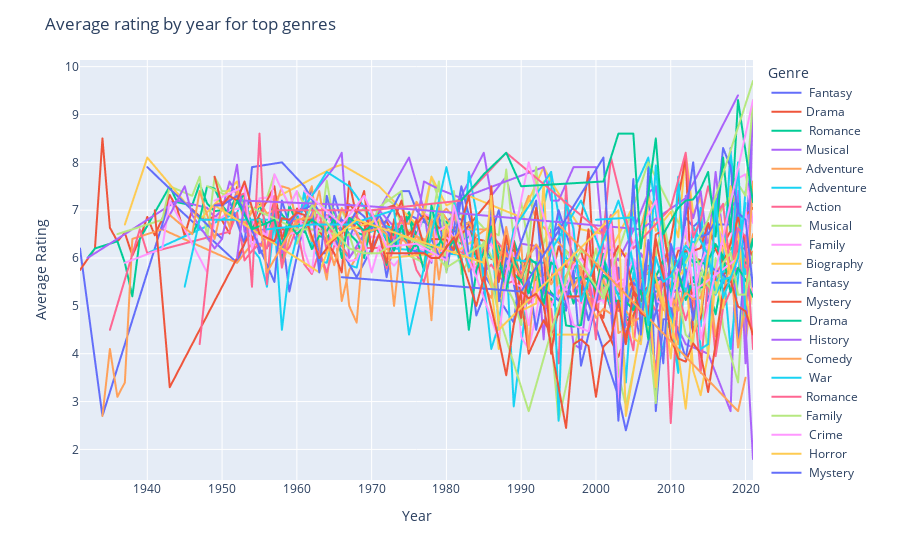

Here is the notebook cell this chart was saved with:
### Code cell
# Group data by year and calculate the average rating
avg_rating_by_year = data.groupby(['Year' ,'Genre',])['Rating'].mean().reset_index()
#get the top 10 genres
top_genres = data['Genre'].value_counts().head(10).index
# filter the data to include only the top3 genres
average_rating_by_year = avg_rating_by_year[avg_rating_by_year['Genre'].isin(top_genres)]
#Create the line plot with plotly express
fig =px.line(avg_rating_by_year , x= 'Year' ,y ='Rating',color = 'Genre')

#updating the details into chart like title and hue
fig.update_layout(title='Average rating by year for top genres', xaxis_title='Year',yaxis_title='Average Rating')

# show the plot
fig.show()

### Figure 1 — Plotly figure (JSON) as saved in the notebook; plotly's stock layout.template omitted (floating-point values rounded to 4 significant figures)
{"data": [{"hovertemplate": "Genre= Fantasy<br>Year=%{x}<br>Rating=%{y}<extra></extra>", "legendgroup": " Fantasy", "line": {"color": "#636efa", "dash": "solid"}, "marker": {"symbol": "circle"}, "mode": "lines", "name": " Fantasy", "showlegend": true, "type": "scattergl", "x": [1931, 1934, 1943, 1952, 1954, 1955, 1958, 1959, 1962, 1963, 1964, 1965, 1966, 1967, 1968, 1971, 1972, 1973, 1974, 1975, 1979, 1981, 1983, 1985, 1989, 1990, 1992, 1993, 1994, 1995, 1996, 1997, 1999, 2000, 2001, 2002, 2003, 2004, 2005, 2006, 2007, 2008, 2009, 2010, 2011, 2012, 2013, 2014, 2015, 2016, 2017, 2018, 2019, 2020, 2021], "xaxis": "x", "y": [6.2, 2.7, 7.2, 5.9, 6.7, 6.1, 6.5, 5.3, 7.5, 6.1, 6.1, 7.3, 6.767, 6.4, 6.8, 6.6, 5.6, 6.35, 6.4, 6.9, 6.6, 6.9, 6.7, 5.667, 4.65, 5.86, 6.25, 5.55, 6.5, 6.65, 4.9, 6, 4.7, 5.3, 5.533, 4.933, 5.8, 4.36, 5.05, 4.2, 7.9, 2.8, 4.72, 4.725, 5.45, 6.85, 6.65, 6.8, 5.1, 5.62, 5.475, 8.3, 4.15, 6.1, 9.1], "yaxis": "y"}, {"hovertemplate": "Genre=Drama<br>Year=%{x}<br>Rating=%{y}<extra></extra>", "legendgroup": "Drama", "line": {"color": "#EF553B", "dash": "solid"}, "marker": {"symbol": "circle"}, "mode": "lines", "name": "Drama", "showlegend": true, "type": "scattergl", "x": [1931, 1933, 1934, 1935, 1936, 1937, 1938, 1939, 1940, 1941, 1942, 1943, 1944, 1945, 1946, 1947, 1948, 1949, 1950, 1951, 1952, 1953, 1954, 1955, 1956, 1957, 1958, 1959, 1960, 1961, 1962, 1963, 1964, 1965, 1966, 1967, 1968, 1969, 1970, 1971, 1972, 1973, 1974, 1975, 1976, 1977, 1978, 1979, 1980, 1981, 1982, 1983, 1984, 1985, 1986, 1987, 1988, 1989, 1990, 1991, 1992, 1993, 1994, 1995, 1996, 1997, 1998, 1999, 2000, 2001, 2002, 2003, 2004, 2005, 2006, 2007, 2008, 2009, 2010, 2011, 2012, 2013, 2014, 2015, 2016, 2017, 2018, 2019, 2020, 2021], "xaxis": "x", "y": [5.75, 6.2, 8.5, 6.633, 6.35, 6.525, 6.05, 6.4, 6.86, 6.475, 6.82, 7.317, 7.033, 6.467, 7.02, 6.867, 6.8, 6.875, 6.786, 6.513, 7.489, 7.11, 6.371, 6.825, 6.6, 7.213, 6.6, 6.57, 7.033, 7.009, 6.755, 6.542, 6.894, 6.794, 6.525, 6.765, 6.635, 6.59, 6.9, 6.75, 6.763, 6.475, 6.777, 6.514, 6.495, 6.895, 6.825, 6.458, 6.226, 6.621, 6.704, 6.565, 6.4, 6.362, 5.983, 5.933, 6.319, 6.16, 5.55, 6.181, 5.442, 5.356, 5.543, 6.244, 5.811, 5.874, 6.153, 5.513, 5.872, 5.488, 5.296, 5.507, 5.243, 5.596, 5.391, 5.836, 5.448, 5.45, 5.394, 5.76, 6.135, 6.033, 5.948, 6.073, 6.189, 6.251, 6.576, 6.551, 6.891, 7.046], "yaxis": "y"}, {"hovertemplate": "Genre= Romance<br>Year=%{x}<br>Rating=%{y}<extra></extra>", "legendgroup": " Romance", "line": {"color": "#00cc96", "dash": "solid"}, "marker": {"symbol": "circle"}, "mode": "lines", "name": " Romance", "showlegend": true, "type": "scattergl", "x": [1932, 1933, 1936, 1937, 1938, 1939, 1943, 1944, 1946, 1947, 1948, 1949, 1950, 1951, 1952, 1953, 1954, 1955, 1956, 1957, 1958, 1959, 1960, 1961, 1962, 1963, 1964, 1965, 1966, 1967, 1968, 1969, 1970, 1971, 1972, 1973, 1974, 1975, 1976, 1977, 1978, 1979, 1980, 1981, 1982, 1983, 1984, 1985, 1986, 1987, 1988, 1989, 1990, 1991, 1992, 1993, 1994, 1995, 1996, 1997, 1998, 1999, 2000, 2001, 2002, 2003, 2004, 2005, 2006, 2007, 2008, 2009, 2010, 2011, 2012, 2013, 2014, 2015, 2016, 2017, 2018, 2019, 2020, 2021], "xaxis": "x", "y": [6, 6.2, 6.35, 5.9, 5.2, 6.4, 7.5, 7.167, 7.1, 7.55, 7.14, 6.98, 7, 6.96, 7.35, 7.1, 6.629, 7.114, 6.66, 7.127, 6.911, 6.72, 6.875, 6.537, 6.845, 6.545, 6.82, 6.967, 6.572, 6.729, 6.536, 6.471, 6.86, 6.721, 6.364, 6.75, 6.656, 6.96, 6.467, 6.867, 6.78, 6.793, 6.755, 6.553, 6.636, 6.585, 6.162, 6.217, 6.287, 6.25, 5.483, 6.375, 5.89, 5.721, 5.607, 5.052, 5.156, 4.818, 5.58, 5.05, 5.616, 5.032, 5.181, 5.454, 4.929, 5.489, 4.678, 4.79, 5.015, 5.182, 5.304, 5.2, 5.416, 5.544, 5.252, 5.6, 5.383, 5.411, 4.824, 5.709, 5.831, 6.168, 5.791, 6.336], "yaxis": "y"}, {"hovertemplate": "Genre=Musical<br>Year=%{x}<br>Rating=%{y}<extra></extra>", "legendgroup": "Musical", "line": {"color": "#ab63fa", "dash": "solid"}, "marker": {"symbol": "circle"}, "mode": "lines", "name": "Musical", "showlegend": true, "type": "scattergl", "x": [1932, 1944, 1948, 1949, 1950, 1951, 1954, 1955, 1957, 1958, 1959, 1960, 1962, 1964, 1965, 1966, 1967, 1969, 1970, 1971, 1975, 1977, 1978, 1979, 1980, 1981, 1985, 1986, 1988, 1990, 1992, 1993, 1994, 1995, 1996, 1997, 1998, 1999, 2000, 2001, 2002, 2003, 2004, 2005, 2006, 2012, 2015, 2018, 2019, 2021], "xaxis": "x", "y": [6, 7.2, 7.05, 6.85, 7, 7.6, 6.75, 6.2, 7, 6.467, 6.767, 6.3, 6.933, 6.85, 7.025, 6.5, 6.8, 6.2, 7, 7, 8.1, 7, 5.9, 7.1, 6.45, 7, 8.2, 7.3, 7.7, 6.3, 6.25, 4.3, 6.6, 5.1, 5.4, 4.2, 4.1, 5.5, 5.05, 6, 4.925, 2.9, 4.787, 4.7, 6.1, 4.2, 4, 2.8, 7.4, 1.8], "yaxis": "y"}, {"hovertemplate": "Genre=Adventure<br>Year=%{x}<br>Rating=%{y}<extra></extra>", "legendgroup": "Adventure", "line": {"color": "#FFA15A", "dash": "solid"}, "marker": {"symbol": "circle"}, "mode": "lines", "name": "Adventure", "showlegend": true, "type": "scattergl", "x": [1934, 1935, 1936, 1937, 1938, 1942, 1952, 1954, 1956, 1957, 1958, 1959, 1962, 1963, 1964, 1965, 1966, 1967, 1971, 1972, 1977, 1978, 1979, 1981, 1986, 1987, 1988, 1991, 1992, 1997, 1998, 2000, 2001, 2002, 2003, 2005, 2006, 2007, 2009, 2010, 2011, 2012, 2013, 2014, 2015, 2016, 2017, 2018, 2019, 2020, 2021], "xaxis": "x", "y": [2.7, 4.1, 3.1, 3.4, 6.4, 6.6, 5.9, 6.3, 6.233, 7, 5.8, 6.4, 7.5, 6.233, 5.55, 6.8, 5.1, 5.75, 6.9, 6.64, 6.4, 4.7, 7.05, 6.6, 6.6, 5.7, 6.1, 7.3, 6.8, 6, 5.7, 5, 6.7, 6.2, 4.433, 4.6, 6.625, 7.25, 6.8, 5.4, 4.2, 6.3, 6.537, 6.42, 6.075, 7.1, 5.533, 7.5, 6.85, 5.7, 6.5], "yaxis": "y"}, {"hovertemplate": "Genre= Adventure<br>Year=%{x}<br>Rating=%{y}<extra></extra>", "legendgroup": " Adventure", "line": {"color": "#19d3f3", "dash": "solid"}, "marker": {"symbol": "circle"}, "mode": "lines", "name": " Adventure", "showlegend": true, "type": "scattergl", "x": [1935, 1939, 1940, 1952, 1953, 1954, 1955, 1956, 1957, 1958, 1959, 1960, 1961, 1962, 1963, 1964, 1965, 1966, 1967, 1968, 1969, 1972, 1975, 1976, 1977, 1978, 1979, 1980, 1981, 1982, 1983, 1984, 1985, 1986, 1987, 1988, 1989, 1991, 1992, 1993, 1994, 1996, 1997, 1998, 2000, 2002, 2003, 2004, 2005, 2006, 2007, 2008, 2009, 2010, 2011, 2012, 2013, 2014, 2015, 2016, 2017, 2018, 2019, 2020], "xaxis": "x", "y": [4.5, 6.6, 6.1, 6.95, 7.3, 6.2, 6, 5.4, 6.8, 4.5, 5.8, 6.45, 7.4, 6.3, 5.95, 5.9, 6.5, 6.3, 5.85, 5.8, 6.5, 6.667, 6.5, 6.7, 6.25, 6.533, 6.2, 6.65, 6.367, 5.8, 7.8, 6.95, 5.4, 6.675, 4.5, 6.15, 2.9, 5.45, 5.3, 7.05, 7.8, 6, 5.9, 5.35, 5.15, 5.1, 5.467, 3.4, 5.7, 5.2, 4.475, 3.74, 4.16, 4.867, 3.75, 5.96, 6.338, 4.575, 6.3, 5.483, 5.85, 4.1, 5.58, 7.4], "yaxis": "y"}, {"hovertemplate": "Genre=Action<br>Year=%{x}<br>Rating=%{y}<extra></extra>", "legendgroup": "Action", "line": {"color": "#FF6692", "dash": "solid"}, "marker": {"symbol": "circle"}, "mode": "lines", "name": "Action", "showlegend": true, "type": "scattergl", "x": [1935, 1939, 1940, 1951, 1952, 1953, 1954, 1955, 1956, 1957, 1958, 1959, 1960, 1961, 1962, 1963, 1964, 1965, 1966, 1967, 1968, 1969, 1970, 1971, 1972, 1973, 1974, 1975, 1976, 1977, 1978, 1979, 1980, 1981, 1982, 1983, 1984, 1985, 1986, 1987, 1988, 1989, 1990, 1991, 1992, 1993, 1994, 1995, 1996, 1997, 1998, 1999, 2000, 2001, 2002, 2003, 2004, 2005, 2006, 2007, 2008, 2009, 2010, 2011, 2012, 2013, 2014, 2015, 2016, 2017, 2018, 2019, 2020, 2021], "xaxis": "x", "y": [4.5, 6.6, 6.1, 6.55, 6.95, 5.95, 6.15, 6.3, 6.2, 6.8, 6.033, 6.225, 6.64, 5.867, 5.667, 6.14, 5.7, 6.257, 6.257, 6.017, 6.2, 6.211, 6.208, 6.214, 5.786, 6.22, 6.369, 6.371, 6.062, 5.823, 6.263, 6.079, 6.509, 6.115, 6.132, 5.963, 5.752, 5.7, 5.863, 5.624, 5.464, 5.522, 5.387, 5.105, 5.478, 5.3, 5.071, 5.174, 5.176, 5.176, 5.062, 5.359, 4.918, 5.387, 5.182, 4.894, 5.155, 5.448, 4.8, 5.23, 4.885, 4.934, 5.294, 5.291, 5.342, 5.288, 5.153, 5.697, 5.642, 5.935, 5.815, 5.755, 5.809, 5.912], "yaxis": "y"}, {"hovertemplate": "Genre= Musical<br>Year=%{x}<br>Rating=%{y}<extra></extra>", "legendgroup": " Musical", "line": {"color": "#B6E880", "dash": "solid"}, "marker": {"symbol": "circle"}, "mode": "lines", "name": " Musical", "showlegend": true, "type": "scattergl", "x": [1936, 1942, 1943, 1946, 1947, 1948, 1949, 1950, 1951, 1952, 1953, 1954, 1955, 1956, 1957, 1958, 1959, 1960, 1961, 1962, 1963, 1964, 1965, 1966, 1967, 1968, 1969, 1970, 1971, 1972, 1973, 1974, 1975, 1977, 1978, 1979, 1980, 1981, 1982, 1983, 1984, 1985, 1987, 1988, 1989, 1990, 1991, 1992, 1993, 1994, 1995, 1996, 1997, 1998, 1999, 2000, 2001, 2002, 2003, 2004, 2005, 2006, 2007, 2008, 2009, 2010, 2011, 2012, 2013, 2014, 2015, 2016, 2017, 2019, 2020, 2021], "xaxis": "x", "y": [6.5, 6.8, 7.5, 7.3, 7.7, 6.4, 7.7, 7.4, 7.4, 7.4, 7.233, 6.6, 7.25, 7.26, 7.75, 7.42, 7.075, 7.4, 7.117, 7.171, 6.46, 7.617, 6.7, 7, 6.68, 6.9, 7.05, 6.567, 6.956, 7.24, 7.117, 6.671, 6.567, 6.85, 7.7, 7.2, 6.633, 6.86, 6.933, 5.967, 6.8, 6.625, 6.475, 7.85, 6.4, 7.167, 6.257, 5.225, 6.3, 6.75, 5.467, 6.15, 5.88, 6.15, 6.05, 5.467, 5.6, 5.455, 4.975, 5.06, 5.338, 5.15, 4.517, 2.967, 5.271, 5.8, 5.75, 5.74, 5.867, 5.35, 3.95, 6, 4.55, 3.4, 5.967, 5.25], "yaxis": "y"}, {"hovertemplate": "Genre= Family<br>Year=%{x}<br>Rating=%{y}<extra></extra>", "legendgroup": " Family", "line": {"color": "#FF97FF", "dash": "solid"}, "marker": {"symbol": "circle"}, "mode": "lines", "name": " Family", "showlegend": true, "type": "scattergl", "x": [1937, 1942, 1943, 1948, 1949, 1950, 1951, 1953, 1954, 1955, 1957, 1958, 1959, 1961, 1962, 1963, 1964, 1965, 1966, 1967, 1968, 1969, 1970, 1971, 1972, 1973, 1974, 1975, 1976, 1977, 1978, 1979, 1980, 1981, 1982, 1983, 1984, 1985, 1986, 1987, 1988, 1989, 1990, 1991, 1992, 1993, 1994, 1995, 1996, 1997, 1998, 1999, 2000, 2001, 2002, 2003, 2004, 2005, 2006, 2007, 2008, 2009, 2010, 2011, 2012, 2013, 2014, 2015, 2016, 2017, 2018, 2019, 2020, 2021], "xaxis": "x", "y": [5.9, 6.2, 7.2, 5.7, 6.833, 6.85, 7, 7.05, 6.575, 7.25, 7.28, 6.5, 6.5, 6.6, 6.575, 6.6, 6.875, 6.6, 6.7, 6.4, 6.56, 6.229, 6.45, 6.429, 6.575, 6.271, 6.763, 6.414, 6.42, 6.929, 6.856, 6.03, 6.32, 6.82, 6.58, 6.557, 6.033, 6.15, 6.72, 5.8, 5.333, 6.111, 4.35, 4.1, 4.8, 5.8, 5.95, 5.1, 5.5, 6.667, 4.7, 6.2, 6.633, 5.067, 6.34, 5.2, 5.633, 5.986, 5.65, 6.378, 5.071, 6, 6.144, 6.214, 6.182, 6.65, 5.417, 5.871, 6.767, 6.356, 6.278, 7.667, 7.75, 6.733], "yaxis": "y"}, {"hovertemplate": "Genre=Biography<br>Year=%{x}<br>Rating=%{y}<extra></extra>", "legendgroup": "Biography", "line": {"color": "#FECB52", "dash": "solid"}, "marker": {"symbol": "circle"}, "mode": "lines", "name": "Biography", "showlegend": true, "type": "scattergl", "x": [1937, 1940, 1947, 1952, 1953, 1954, 1965, 1966, 1971, 1976, 1977, 1978, 1980, 1982, 1983, 1990, 1993, 1994, 1998, 2001, 2002, 2005, 2006, 2007, 2008, 2010, 2011, 2012, 2013, 2014, 2015, 2016, 2017, 2018, 2019, 2020, 2021], "xaxis": "x", "y": [6.7, 8.1, 6.8, 7.6, 6.9, 7, 7.9, 7.95, 7.5, 6.7, 7, 7.7, 7.1, 7.25, 7.3, 6.85, 7.9, 7.6, 6.6, 6.5, 6.167, 7.1, 5.25, 7.3, 6.567, 6.967, 6.433, 8.2, 6.925, 7.25, 6.26, 7.078, 6.05, 7.5, 6.644, 4.2, 5.525], "yaxis": "y"}, {"hovertemplate": "Genre=Fantasy<br>Year=%{x}<br>Rating=%{y}<extra></extra>", "legendgroup": "Fantasy", "line": {"color": "#636efa", "dash": "solid"}, "marker": {"symbol": "circle"}, "mode": "lines", "name": "Fantasy", "showlegend": true, "type": "scattergl", "x": [1940, 1950, 1951, 1953, 1954, 1958, 1961, 1968, 1974, 1975, 1976, 1978, 1979, 1980, 1982, 1985, 1986, 1987, 1990, 1991, 1992, 1995, 2003, 2004, 2009, 2012, 2015, 2018], "xaxis": "x", "y": [7.9, 6.4, 7.2, 6.3, 7.9, 8, 7.5, 5.6, 7.4, 7.4, 7, 6.6, 6.9, 5.7, 7.5, 5.7, 6.5, 7, 4.7, 5.55, 4.5, 7, 3.1, 2.4, 5.5, 3.9, 6.7, 6.7], "yaxis": "y"}, {"hovertemplate": "Genre=Mystery<br>Year=%{x}<br>Rating=%{y}<extra></extra>", "legendgroup": "Mystery", "line": {"color": "#EF553B", "dash": "solid"}, "marker": {"symbol": "circle"}, "mode": "lines", "name": "Mystery", "showlegend": true, "type": "scattergl", "x": [1941, 1943, 1957, 1958, 1959, 1962, 1965, 1966, 1967, 1968, 1969, 1970, 1971, 1973, 1975, 1977, 1980, 1981, 1986, 1987, 1989, 1991, 1993, 1994, 1997, 1999, 2000, 2003, 2004, 2005, 2006, 2009, 2010, 2012, 2013, 2014, 2015, 2016, 2018, 2019, 2020], "xaxis": "x", "y": [7, 3.3, 7.5, 6.4, 6.8, 6.8, 6.1, 5.7, 7.6, 6.85, 6.7, 6.2, 7, 7.1, 6.5, 6.9, 6.5, 6.3, 7.25, 5.1, 6.35, 4, 4.7, 4.4, 5.8, 7.8, 5, 3.933, 4.4, 4.8, 5.2, 5.85, 6.4, 8.1, 4.4, 4.75, 6, 5.533, 5.767, 6.2, 6.2], "yaxis": "y"}, {"hovertemplate": "Genre= Drama<br>Year=%{x}<br>Rating=%{y}<extra></extra>", "legendgroup": " Drama", "line": {"color": "#00cc96", "dash": "solid"}, "marker": {"symbol": "circle"}, "mode": "lines", "name": " Drama", "showlegend": true, "type": "scattergl", "x": [1942, 1943, 1946, 1947, 1948, 1949, 1950, 1951, 1952, 1953, 1954, 1955, 1956, 1957, 1958, 1959, 1960, 1961, 1962, 1963, 1964, 1965, 1966, 1967, 1968, 1969, 1970, 1971, 1972, 1973, 1974, 1975, 1976, 1977, 1978, 1979, 1980, 1981, 1982, 1983, 1984, 1985, 1986, 1987, 1988, 1989, 1990, 1991, 1992, 1993, 1994, 1995, 1996, 1997, 1998, 1999, 2000, 2001, 2002, 2003, 2004, 2005, 2006, 2007, 2008, 2009, 2010, 2011, 2012, 2013, 2014, 2015, 2016, 2017, 2018, 2019, 2020, 2021], "xaxis": "x", "y": [6.6, 6.9, 6.5, 6.8, 7.5, 7.45, 7.1, 6.9, 7.167, 7.333, 6.6, 6.822, 6.588, 6.917, 6, 7.1, 6.729, 6.608, 6.188, 6.46, 6.411, 6.643, 6.75, 6.507, 6.354, 6, 6.77, 6.525, 5.856, 6.591, 6.617, 6.87, 6.169, 6.087, 6.231, 6.29, 6.604, 6.372, 6.3, 6.475, 5.964, 6.228, 6.03, 5.779, 5.824, 5.681, 5.511, 5.267, 5.843, 5.502, 5.277, 5.111, 5.343, 5.571, 5.597, 5.555, 5.279, 5.646, 5.492, 5.245, 5.36, 5.881, 5.576, 5.696, 5.49, 5.656, 5.587, 5.589, 6.165, 5.904, 5.933, 5.816, 6.241, 5.948, 6.191, 6.34, 5.883, 6.4], "yaxis": "y"}, {"hovertemplate": "Genre= History<br>Year=%{x}<br>Rating=%{y}<extra></extra>", "legendgroup": " History", "line": {"color": "#ab63fa", "dash": "solid"}, "marker": {"symbol": "circle"}, "mode": "lines", "name": " History", "showlegend": true, "type": "scattergl", "x": [1942, 1945, 1946, 1949, 1950, 1952, 1953, 1956, 1957, 1958, 1959, 1965, 1966, 1967, 1971, 1975, 1976, 1977, 1979, 1982, 1993, 1994, 1995, 1997, 2000, 2001, 2002, 2003, 2005, 2007, 2008, 2009, 2010, 2011, 2012, 2013, 2014, 2015, 2016, 2017, 2018, 2019, 2020, 2021], "xaxis": "x", "y": [6.6, 7.5, 6.9, 6.2, 6.4, 7.95, 6.55, 6.6, 7.05, 6.1, 6.7, 7.9, 8.2, 6, 7, 6.3, 6.7, 7.6, 7.44, 7.25, 7.9, 7.2, 7.2, 7.9, 7.9, 6.2, 6.167, 5.95, 6.58, 7.36, 7.5, 5.8, 6.2, 5.25, 7.3, 6.833, 7.4, 6.125, 7.8, 6.4, 7.029, 7.26, 3.8, 9.3], "yaxis": "y"}, {"hovertemplate": "Genre=Comedy<br>Year=%{x}<br>Rating=%{y}<extra></extra>", "legendgroup": "Comedy", "line": {"color": "#FFA15A", "dash": "solid"}, "marker": {"symbol": "circle"}, "mode": "lines", "name": "Comedy", "showlegend": true, "type": "scattergl", "x": [1943, 1946, 1947, 1949, 1950, 1951, 1952, 1953, 1954, 1955, 1956, 1957, 1958, 1959, 1960, 1961, 1962, 1963, 1964, 1965, 1966, 1967, 1968, 1969, 1970, 1971, 1972, 1973, 1974, 1975, 1976, 1977, 1978, 1979, 1980, 1981, 1982, 1983, 1984, 1985, 1986, 1987, 1988, 1989, 1990, 1991, 1992, 1993, 1994, 1995, 1996, 1997, 1998, 1999, 2000, 2001, 2002, 2003, 2004, 2005, 2006, 2007, 2008, 2009, 2010, 2011, 2012, 2013, 2014, 2015, 2016, 2017, 2018, 2019, 2020, 2021], "xaxis": "x", "y": [6.9, 6.5, 7.4, 6.4, 7.1, 6.65, 7.4, 6.7, 6.967, 7.188, 6.929, 7, 7.5, 7.45, 6.7, 6.867, 6.357, 6.75, 6.733, 6.35, 7.044, 6.75, 6.53, 6.171, 6.975, 6.62, 6.186, 6.7, 6.733, 6.714, 7.175, 6.925, 6.543, 6.883, 7.033, 6.843, 6.62, 6.755, 6.46, 6.57, 6.678, 6.133, 6.06, 5.62, 6.3, 4.1, 5.927, 5.478, 6.35, 5.25, 5.638, 5.918, 5.808, 5.183, 4.94, 5.55, 5.054, 5.559, 4.98, 5.503, 5.696, 5.684, 5.106, 5.648, 5.686, 5.395, 5.476, 5.432, 5.463, 5.355, 5.429, 5.866, 5.649, 6.271, 5.945, 6.138], "yaxis": "y"}, {"hovertemplate": "Genre= War<br>Year=%{x}<br>Rating=%{y}<extra></extra>", "legendgroup": " War", "line": {"color": "#19d3f3", "dash": "solid"}, "marker": {"symbol": "circle"}, "mode": "lines", "name": " War", "showlegend": true, "type": "scattergl", "x": [1945, 1947, 1960, 1964, 1967, 1973, 1993, 1998, 2003, 2004, 2005, 2007, 2011, 2012, 2013, 2014, 2015, 2017, 2018, 2020], "xaxis": "x", "y": [5.4, 6.8, 6.8, 7.8, 7.5, 6.2, 5.9, 7.2, 5.2, 4.6, 7.4, 8.1, 3.6, 6.15, 6.1, 7.05, 5.3, 5.7, 8.2, 5.667], "yaxis": "y"}, {"hovertemplate": "Genre=Romance<br>Year=%{x}<br>Rating=%{y}<extra></extra>", "legendgroup": "Romance", "line": {"color": "#FF6692", "dash": "solid"}, "marker": {"symbol": "circle"}, "mode": "lines", "name": "Romance", "showlegend": true, "type": "scattergl", "x": [1947, 1949, 1953, 1954, 1955, 1956, 1957, 1958, 1959, 1962, 1963, 1964, 1965, 1966, 1968, 1969, 1970, 1971, 1973, 1974, 1976, 1977, 1978, 1980, 1981, 1982, 1983, 1984, 1985, 1986, 1987, 1990, 1991, 1992, 1993, 1994, 1995, 1996, 1997, 1998, 1999, 2000, 2001, 2002, 2003, 2004, 2005, 2006, 2007, 2008, 2009, 2010, 2011, 2012, 2013, 2014, 2015, 2016, 2017, 2018, 2019, 2020], "xaxis": "x", "y": [4.2, 7.1, 7.35, 5.4, 8.6, 5.45, 7.3, 5.8, 6.8, 6.7, 6.95, 6.15, 6.8, 6.75, 6.9, 6.44, 6.9, 6.8, 6.4, 6.867, 5.75, 5.5, 6.1, 6.05, 6.933, 6.35, 5.75, 5.8, 6.2, 6.5, 6.3, 5.7, 5.05, 5.22, 5, 4.95, 3.8, 7.5, 5.3, 5.5, 5.683, 4.3, 6.5, 6.9, 5.467, 4.725, 4.075, 5.767, 4.9, 3.55, 6, 2.55, 5.267, 4.7, 5.275, 3.6, 5.638, 3.95, 4.956, 5.325, 6.35, 5.8], "yaxis": "y"}, {"hovertemplate": "Genre=Family<br>Year=%{x}<br>Rating=%{y}<extra></extra>", "legendgroup": "Family", "line": {"color": "#B6E880", "dash": "solid"}, "marker": {"symbol": "circle"}, "mode": "lines", "name": "Family", "showlegend": true, "type": "scattergl", "x": [1948, 1960, 1962, 1965, 1966, 1967, 1968, 1971, 1974, 1975, 1977, 1979, 1980, 1981, 1982, 1983, 1984, 1985, 1989, 1990, 1992, 1995, 2000, 2001, 2007, 2015, 2016, 2019, 2020, 2021], "xaxis": "x", "y": [7.5, 6.6, 6.6, 6.5, 6.4, 6.5, 6, 7.067, 7.4, 6.05, 5.9, 7.6, 5.7, 7.4, 5.667, 5.967, 5.867, 6.35, 5.1, 4.6, 7.9, 2.6, 6.2, 5.233, 8, 5.5, 6.8, 7.55, 7.3, 9.3], "yaxis": "y"}, {"hovertemplate": "Genre= Crime<br>Year=%{x}<br>Rating=%{y}<extra></extra>", "legendgroup": " Crime", "line": {"color": "#FF97FF", "dash": "solid"}, "marker": {"symbol": "circle"}, "mode": "lines", "name": " Crime", "showlegend": true, "type": "scattergl", "x": [1949, 1953, 1954, 1955, 1956, 1957, 1959, 1960, 1961, 1962, 1963, 1965, 1967, 1968, 1969, 1970, 1971, 1972, 1973, 1974, 1975, 1976, 1977, 1978, 1979, 1980, 1981, 1982, 1983, 1984, 1985, 1986, 1987, 1988, 1989, 1990, 1991, 1992, 1993, 1994, 1995, 1996, 1997, 1998, 1999, 2000, 2001, 2002, 2003, 2004, 2005, 2006, 2007, 2008, 2009, 2010, 2011, 2012, 2013, 2014, 2015, 2016, 2017, 2018, 2019, 2020, 2021], "xaxis": "x", "y": [7.2, 7.5, 6.2, 6.6, 6.467, 7.75, 7.1, 7.4, 6.15, 5.7, 7, 6.3, 5.933, 5.967, 6.38, 5.7, 6.25, 6, 5.84, 6.033, 6.08, 6.22, 6.16, 5.94, 6.575, 6.675, 6.412, 6.157, 6.56, 5.58, 6.122, 6.3, 5.925, 5.975, 5.464, 5.407, 4.6, 5.5, 5.6, 4.973, 5.412, 5.333, 5.843, 5.991, 5.742, 5.06, 5.136, 5.356, 5.511, 5.571, 5.992, 5.179, 5.094, 5.119, 5.025, 5.617, 5.379, 5.257, 5.19, 5.857, 6.282, 6.18, 6.35, 5.65, 5.958, 7.09, 5.275], "yaxis": "y"}, {"hovertemplate": "Genre= Horror<br>Year=%{x}<br>Rating=%{y}<extra></extra>", "legendgroup": " Horror", "line": {"color": "#FECB52", "dash": "solid"}, "marker": {"symbol": "circle"}, "mode": "lines", "name": " Horror", "showlegend": true, "type": "scattergl", "x": [1949, 1963, 1965, 1971, 1972, 1979, 1980, 1981, 1984, 1986, 1987, 1988, 1990, 1992, 1993, 1994, 1999, 2001, 2002, 2003, 2004, 2005, 2006, 2007, 2008, 2009, 2010, 2011, 2012, 2013, 2014, 2015, 2016, 2017, 2018, 2019, 2020, 2021], "xaxis": "x", "y": [7.1, 5.7, 6.5, 6.8, 6, 6.1, 6.7, 6.1, 6.4, 5.4, 4.1, 6.6, 4.9, 5.05, 7.6, 4.4, 4.4, 5.8, 6.5, 2.7, 6.1, 4.333, 4.2, 5.475, 3.3, 5.175, 3.9, 5.6, 5.8, 3.65, 3.133, 4, 5.5, 4.95, 6.38, 6.5, 5.28, 4.4], "yaxis": "y"}, {"hovertemplate": "Genre= Mystery<br>Year=%{x}<br>Rating=%{y}<extra></extra>", "legendgroup": " Mystery", "line": {"color": "#636efa", "dash": "solid"}, "marker": {"symbol": "circle"}, "mode": "lines", "name": " Mystery", "showlegend": true, "type": "scattergl", "x": [1949, 1950, 1952, 1957, 1958, 1959, 1960, 1962, 1963, 1964, 1965, 1966, 1967, 1968, 1969, 1970, 1971, 1973, 1974, 1975, 1977, 1978, 1979, 1980, 1981, 1982, 1984, 1985, 1986, 1987, 1988, 1989, 1992, 1993, 1996, 1997, 1998, 2000, 2001, 2002, 2003, 2004, 2005, 2006, 2007, 2008, 2009, 2010, 2011, 2012, 2013, 2014, 2015, 2016, 2017, 2018, 2019, 2020, 2021], "xaxis": "x", "y": [7.1, 7.1, 7.3, 5.5, 7.2, 6.7, 6.95, 7.1, 5.7, 7.3, 6.66, 6.8, 6.7, 7, 6.867, 6.6, 6.9, 6.3, 6.667, 6.175, 6.1, 6.4, 6.05, 6, 6.225, 7.3, 4.8, 5.2, 7.05, 5.1, 6, 5.9, 7.2, 5.35, 5, 5.733, 3.75, 5.05, 5.833, 5.45, 4.922, 4.925, 5.492, 5.3, 6.233, 5.61, 5.527, 5.317, 5.329, 5.757, 4.7, 5.5, 5.844, 5.744, 5.662, 5.5, 7.14, 6.122, 5.5], "yaxis": "y"}, {"hovertemplate": "Genre=Crime<br>Year=%{x}<br>Rating=%{y}<extra></extra>", "legendgroup": "Crime", "line": {"color": "#EF553B", "dash": "solid"}, "marker": {"symbol": "circle"}, "mode": "lines", "name": "Crime", "showlegend": true, "type": "scattergl", "x": [1949, 1950, 1951, 1952, 1953, 1955, 1957, 1958, 1959, 1960, 1961, 1963, 1965, 1966, 1967, 1968, 1969, 1970, 1971, 1972, 1973, 1974, 1975, 1976, 1977, 1978, 1980, 1981, 1983, 1984, 1985, 1986, 1987, 1988, 1989, 1990, 1991, 1992, 1993, 1994, 1995, 1996, 1998, 1999, 2000, 2001, 2002, 2003, 2004, 2005, 2006, 2007, 2008, 2009, 2010, 2011, 2012, 2013, 2014, 2015, 2016, 2017, 2018, 2019, 2020, 2021], "xaxis": "x", "y": [7.7, 7.1, 7.3, 7.2, 7.6, 6.5, 6.35, 6.833, 6.8, 6.95, 6.9, 6, 6.4, 6.5, 7.125, 6.95, 7.4, 6.1, 6.5, 5.9, 6.8, 7.2, 6.3, 6.8, 6.25, 6.4, 6.383, 6.167, 7.3, 6.1, 5.35, 7.5, 5.5, 6.467, 5.767, 4.75, 5.75, 7.05, 6.14, 4, 5, 5.2, 5.2, 6.6, 4.95, 4.75, 5.94, 6.256, 6, 5.325, 5.1, 5.173, 6.491, 6.58, 5.61, 6.157, 6.138, 6.15, 6.208, 6.733, 6.179, 5.88, 6.3, 6.845, 6.338, 6.014], "yaxis": "y"}, {"hovertemplate": "Genre= Thriller<br>Year=%{x}<br>Rating=%{y}<extra></extra>", "legendgroup": " Thriller", "line": {"color": "#00cc96", "dash": "solid"}, "marker": {"symbol": "circle"}, "mode": "lines", "name": " Thriller", "showlegend": true, "type": "scattergl", "x": [1952, 1954, 1957, 1958, 1959, 1960, 1962, 1964, 1965, 1966, 1967, 1968, 1969, 1970, 1971, 1972, 1973, 1974, 1975, 1976, 1977, 1978, 1979, 1980, 1981, 1982, 1983, 1984, 1985, 1986, 1987, 1988, 1989, 1990, 1991, 1992, 1993, 1994, 1995, 1996, 1997, 1998, 1999, 2000, 2001, 2002, 2003, 2004, 2005, 2006, 2007, 2008, 2009, 2010, 2011, 2012, 2013, 2014, 2015, 2016, 2017, 2018, 2019, 2020, 2021], "xaxis": "x", "y": [7.2, 6.6, 6.8, 6.233, 6.7, 6.5, 6.8, 6.567, 6.825, 6, 6.84, 6.725, 6.567, 6.675, 6.65, 6.5, 6.156, 6.68, 6.071, 6.35, 5.733, 7.1, 6.433, 6.157, 6.367, 5.9, 4.5, 5.75, 6.12, 6.656, 6, 5.35, 6, 5.55, 6, 5.886, 5.022, 5.91, 5.76, 4.59, 4.567, 4.6, 5.6, 5.34, 6.088, 5.089, 5.107, 5.089, 4.915, 5.32, 4.3, 5.608, 5.955, 5.231, 5.715, 5.121, 5.521, 5.391, 5.938, 6.291, 6.036, 5.283, 5.796, 5.541, 5.189], "yaxis": "y"}, {"hovertemplate": "Genre=History<br>Year=%{x}<br>Rating=%{y}<extra></extra>", "legendgroup": "History", "line": {"color": "#ab63fa", "dash": "solid"}, "marker": {"symbol": "circle"}, "mode": "lines", "name": "History", "showlegend": true, "type": "scattergl", "x": [1952, 1953, 1968, 1977, 2006, 2012, 2019], "xaxis": "x", "y": [6, 7.2, 7.1, 7, 6.6, 7.25, 9.4], "yaxis": "y"}, {"hovertemplate": "Genre= Comedy<br>Year=%{x}<br>Rating=%{y}<extra></extra>", "legendgroup": " Comedy", "line": {"color": "#FFA15A", "dash": "solid"}, "marker": {"symbol": "circle"}, "mode": "lines", "name": " Comedy", "showlegend": true, "type": "scattergl", "x": [1955, 1956, 1960, 1962, 1963, 1964, 1965, 1966, 1967, 1968, 1969, 1970, 1971, 1972, 1973, 1974, 1975, 1976, 1977, 1978, 1979, 1980, 1981, 1982, 1983, 1984, 1985, 1986, 1987, 1988, 1989, 1990, 1991, 1992, 1993, 1994, 1995, 1996, 1997, 1998, 1999, 2000, 2001, 2002, 2003, 2004, 2005, 2006, 2007, 2008, 2009, 2010, 2011, 2012, 2013, 2014, 2015, 2016, 2017, 2018, 2019, 2020, 2021], "xaxis": "x", "y": [6.8, 5.7, 6.8, 6.85, 7.4, 6.4, 5.85, 6.5, 5, 4.65, 6.55, 6.58, 6.62, 6.5, 5, 6.433, 6.233, 6.467, 6.25, 6.8, 5.55, 6.575, 6.4, 6.6, 5.72, 6.4, 5.4, 5.167, 5.867, 6.65, 5.875, 5.583, 6.025, 6.286, 6.067, 5.45, 5.7, 5.95, 5.371, 5.713, 5.15, 4.75, 4.94, 4.833, 4.933, 4.9, 4.675, 4.76, 5.1, 5.45, 4.912, 5.271, 4.9, 5.29, 5.133, 5.175, 5.664, 4.362, 5.229, 5.933, 4.13, 5.025, 7.6], "yaxis": "y"}, {"hovertemplate": "Genre= Music<br>Year=%{x}<br>Rating=%{y}<extra></extra>", "legendgroup": " Music", "line": {"color": "#19d3f3", "dash": "solid"}, "marker": {"symbol": "circle"}, "mode": "lines", "name": " Music", "showlegend": true, "type": "scattergl", "x": [1956, 1962, 1967, 1973, 1975, 1980, 1983, 1984, 1986, 1987, 1989, 1994, 1995, 1996, 1997, 1998, 2003, 2004, 2006, 2007, 2008, 2009, 2010, 2011, 2012, 2013, 2015, 2016, 2017, 2018, 2019, 2020], "xaxis": "x", "y": [6.6, 6.7, 6.7, 7, 4.4, 7.9, 5.8, 6.9, 4.1, 4.6, 6.6, 7.8, 2.6, 7.2, 6.6, 5.1, 7.2, 6.7, 4.967, 5.4, 7.933, 6.167, 5, 7.7, 5.3, 6.65, 6.067, 5.233, 5.55, 5.6, 8, 4.8], "yaxis": "y"}, {"hovertemplate": "Genre= Biography<br>Year=%{x}<br>Rating=%{y}<extra></extra>", "legendgroup": " Biography", "line": {"color": "#FF6692", "dash": "solid"}, "marker": {"symbol": "circle"}, "mode": "lines", "name": " Biography", "showlegend": true, "type": "scattergl", "x": [1957, 1970, 1982, 1988, 2001, 2002, 2005, 2010, 2012, 2013, 2014, 2015, 2016, 2017, 2018, 2019, 2020, 2021], "xaxis": "x", "y": [7, 7, 7.2, 8.2, 6.5, 8.1, 6.2, 7.05, 8.2, 6.433, 6.8, 7.5, 6.85, 7.133, 5.7, 6.625, 6.45, 4.1], "yaxis": "y"}, {"hovertemplate": "Genre=Thriller<br>Year=%{x}<br>Rating=%{y}<extra></extra>", "legendgroup": "Thriller", "line": {"color": "#B6E880", "dash": "solid"}, "marker": {"symbol": "circle"}, "mode": "lines", "name": "Thriller", "showlegend": true, "type": "scattergl", "x": [1960, 1962, 1967, 1969, 1971, 1974, 1975, 1978, 1980, 1985, 1987, 1991, 1997, 2000, 2001, 2002, 2003, 2004, 2005, 2006, 2009, 2012, 2013, 2014, 2015, 2016, 2017, 2018, 2019, 2020, 2021], "xaxis": "x", "y": [6.3, 7.1, 6.2, 6.1, 6.1, 6.467, 6.4, 6.2, 5.8, 6.3, 4.8, 2.8, 6.1, 5.4, 5.15, 5.6, 3.6, 2.9, 3.65, 4.5, 6.8, 4.4, 4.225, 5.7, 5.42, 5.26, 5.9, 6.111, 5.233, 5.237, 6.1], "yaxis": "y"}, {"hovertemplate": "Genre= Action<br>Year=%{x}<br>Rating=%{y}<extra></extra>", "legendgroup": " Action", "line": {"color": "#FF97FF", "dash": "solid"}, "marker": {"symbol": "circle"}, "mode": "lines", "name": " Action", "showlegend": true, "type": "scattergl", "x": [1961, 1966, 1969, 1972, 1976, 1980, 1981, 1983, 1984, 1987, 1988, 1991, 1997, 1999, 2002, 2003, 2004, 2008, 2010, 2012, 2013, 2019, 2020], "xaxis": "x", "y": [7.4, 6.7, 7.3, 6.233, 6.3, 5.95, 7.1, 5.95, 5.6, 4.3, 5.65, 8, 4.6, 4.467, 6.7, 2.9, 6, 7.2, 5, 6.65, 5.3, 6, 6.9], "yaxis": "y"}, {"hovertemplate": "Genre= Sci-Fi<br>Year=%{x}<br>Rating=%{y}<extra></extra>", "legendgroup": " Sci-Fi", "line": {"color": "#FECB52", "dash": "solid"}, "marker": {"symbol": "circle"}, "mode": "lines", "name": " Sci-Fi", "showlegend": true, "type": "scattergl", "x": [1964, 1968, 1985, 1986, 1987, 2003, 2004, 2006, 2007, 2009, 2010, 2011, 2012, 2013, 2014, 2016, 2018, 2019], "xaxis": "x", "y": [6.3, 6.8, 5.9, 7.3, 4.5, 7, 2.7, 4.55, 6.2, 5, 4.7, 4, 2.85, 4.4, 4.867, 7.3, 5.65, 6.1], "yaxis": "y"}, {"hovertemplate": "Genre= Sport<br>Year=%{x}<br>Rating=%{y}<extra></extra>", "legendgroup": " Sport", "line": {"color": "#636efa", "dash": "solid"}, "marker": {"symbol": "circle"}, "mode": "lines", "name": " Sport", "showlegend": true, "type": "scattergl", "x": [1966, 1990, 2001, 2003, 2005, 2006, 2007, 2009, 2010, 2011, 2013, 2014, 2015, 2016, 2017, 2018, 2019, 2020, 2021], "xaxis": "x", "y": [5.6, 5.3, 8.1, 2.6, 7.65, 4.4, 6.375, 3.8, 6.3, 5.8, 8, 6.45, 6.5, 6.783, 8.3, 7.9, 6.95, 6.8, 5.4], "yaxis": "y"}, {"hovertemplate": "Genre=Horror<br>Year=%{x}<br>Rating=%{y}<extra></extra>", "legendgroup": "Horror", "line": {"color": "#EF553B", "dash": "solid"}, "marker": {"symbol": "circle"}, "mode": "lines", "name": "Horror", "showlegend": true, "type": "scattergl", "x": [1972, 1977, 1978, 1979, 1981, 1984, 1985, 1987, 1988, 1989, 1990, 1991, 1992, 1993, 1996, 1997, 1998, 1999, 2000, 2001, 2002, 2003, 2004, 2005, 2006, 2007, 2008, 2009, 2010, 2011, 2012, 2013, 2014, 2015, 2016, 2017, 2018, 2019, 2020, 2021], "xaxis": "x", "y": [6.1, 6.1, 6, 6, 6.433, 5, 5.6, 4.3, 3.55, 4.6, 5.3, 5.16, 5.25, 5, 2.45, 4.2, 4.3, 4.16, 3.1, 4.15, 4.3, 5.114, 4.2, 5.3, 4.85, 4.75, 6.4, 5.6, 4.35, 3.9, 3.833, 4.217, 4, 3.2, 4.2, 5.322, 5.54, 4.989, 4.888, 4.4], "yaxis": "y"}, {"hovertemplate": "Genre=Documentary<br>Year=%{x}<br>Rating=%{y}<extra></extra>", "legendgroup": "Documentary", "line": {"color": "#00cc96", "dash": "solid"}, "marker": {"symbol": "circle"}, "mode": "lines", "name": "Documentary", "showlegend": true, "type": "scattergl", "x": [1982, 1985, 1988, 1990, 2001, 2003, 2005, 2006, 2008, 2009, 2011, 2012, 2013, 2014, 2015, 2016, 2017, 2018, 2019, 2021], "xaxis": "x", "y": [7.2, 7.75, 8.2, 7.5, 7.6, 8.6, 8.6, 6.2, 8.5, 6.5, 7.05, 7.2, 7.225, 7.45, 7.8, 6.45, 8.1, 6.55, 9.3, 7.167], "yaxis": "y"}, {"hovertemplate": "Genre= Western<br>Year=%{x}<br>Rating=%{y}<extra></extra>", "legendgroup": " Western", "line": {"color": "#ab63fa", "dash": "solid"}, "marker": {"symbol": "circle"}, "mode": "lines", "name": " Western", "showlegend": true, "type": "scattergl", "x": [1989], "xaxis": "x", "y": [5.7], "yaxis": "y"}, {"hovertemplate": "Genre=War<br>Year=%{x}<br>Rating=%{y}<extra></extra>", "legendgroup": "War", "line": {"color": "#FFA15A", "dash": "solid"}, "marker": {"symbol": "circle"}, "mode": "lines", "name": "War", "showlegend": true, "type": "scattergl", "x": [1995, 2019, 2020], "xaxis": "x", "y": [6.7, 2.8, 3.5], "yaxis": "y"}, {"hovertemplate": "Genre=Animation<br>Year=%{x}<br>Rating=%{y}<extra></extra>", "legendgroup": "Animation", "line": {"color": "#19d3f3", "dash": "solid"}, "marker": {"symbol": "circle"}, "mode": "lines", "name": "Animation", "showlegend": true, "type": "scattergl", "x": [2000, 2005, 2006, 2007, 2008, 2009, 2010, 2012, 2013, 2014, 2015, 2016, 2017, 2019, 2020], "xaxis": "x", "y": [6.8, 6.85, 5.9, 4.6, 6.02, 5.5, 5.625, 6.26, 6.06, 4.1, 4.2, 7.267, 5.167, 6, 7.15], "yaxis": "y"}, {"hovertemplate": "Genre= News<br>Year=%{x}<br>Rating=%{y}<extra></extra>", "legendgroup": " News", "line": {"color": "#FF6692", "dash": "solid"}, "marker": {"symbol": "circle"}, "mode": "lines", "name": " News", "showlegend": true, "type": "scattergl", "x": [2011], "xaxis": "x", "y": [8], "yaxis": "y"}, {"hovertemplate": "Genre=Music<br>Year=%{x}<br>Rating=%{y}<extra></extra>", "legendgroup": "Music", "line": {"color": "#B6E880", "dash": "solid"}, "marker": {"symbol": "circle"}, "mode": "lines", "name": "Music", "showlegend": true, "type": "scattergl", "x": [2012, 2015, 2021], "xaxis": "x", "y": [5.9, 6.8, 9.7], "yaxis": "y"}, {"hovertemplate": "Genre=Sci-Fi<br>Year=%{x}<br>Rating=%{y}<extra></extra>", "legendgroup": "Sci-Fi", "line": {"color": "#FF97FF", "dash": "solid"}, "marker": {"symbol": "circle"}, "mode": "lines", "name": "Sci-Fi", "showlegend": true, "type": "scattergl", "x": [2012, 2013, 2014, 2021], "xaxis": "x", "y": [5.4, 6.3, 4.3, 9.3], "yaxis": "y"}, {"hovertemplate": "Genre=Sport<br>Year=%{x}<br>Rating=%{y}<extra></extra>", "legendgroup": "Sport", "line": {"color": "#FECB52", "dash": "solid"}, "marker": {"symbol": "circle"}, "mode": "lines", "name": "Sport", "showlegend": true, "type": "scattergl", "x": [2019], "xaxis": "x", "y": [5.8], "yaxis": "y"}], "layout": {"autosize": true, "legend": {"title": {"text": "Genre"}, "tracegroupgap": 0}, "margin": {"t": 60}, "title": {"text": "Average rating by year for top genres"}, "xaxis": {"anchor": "y", "autorange": true, "domain": [0, 1], "range": [1931, 2021], "title": {"text": "Year"}, "type": "linear"}, "yaxis": {"anchor": "x", "autorange": true, "domain": [0, 1], "range": [1.361, 10.14], "title": {"text": "Average Rating"}, "type": "linear"}}}
